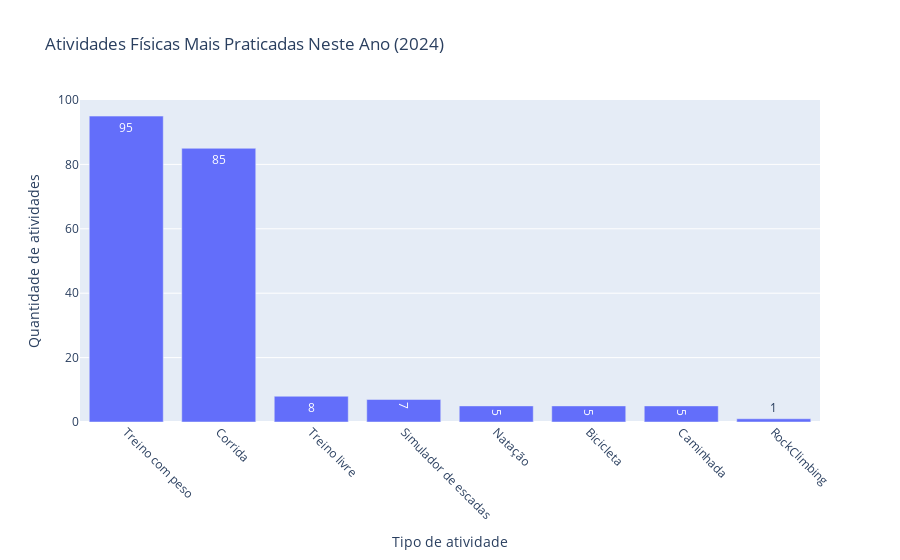

Write notebook code for a chart like this one.
### Code cell
# Contagem de atividades por tipo de esporte
contagem_atividades_ano = atividades_ano['sport_type'].value_counts().reset_index()
contagem_atividades_ano.columns = ['Tipo de atividade', 'Quantidade de atividades']

# Gráfico de barras com a contagem de atividades por tipo de esporte
fig = px.bar(contagem_atividades_ano, x='Tipo de atividade', y='Quantidade de atividades',
              title=f"Atividades Físicas Mais Praticadas Neste Ano ({pd.Timestamp('today').year})")

# Adicione rótulos de dados às barras
fig.update_traces(texttemplate='%{y}')
fig.update_layout(barmode='group', xaxis_tickangle=45)

fig.show()
fig.write_image("../reports/img/atividades2024.png")

### Figure 1 — Plotly figure (JSON) as saved in the notebook; plotly's stock layout.template omitted (floating-point values rounded to 4 significant figures)
{"data": [{"alignmentgroup": "True", "hovertemplate": "Tipo de atividade=%{x}<br>Quantidade de atividades=%{y}<extra></extra>", "legendgroup": "", "marker": {"color": "#636efa", "pattern": {"shape": ""}}, "name": "", "offsetgroup": "", "orientation": "v", "showlegend": false, "textposition": "auto", "texttemplate": "%{y}", "type": "bar", "x": ["Treino com peso", "Corrida", "Treino livre", "Simulador de escadas", "Natação", "Bicicleta", "Caminhada", "RockClimbing"], "xaxis": "x", "y": [95, 85, 8, 7, 5, 5, 5, 1], "yaxis": "y"}], "layout": {"barmode": "group", "legend": {"tracegroupgap": 0}, "title": {"text": "Atividades Físicas Mais Praticadas Neste Ano (2024)"}, "xaxis": {"anchor": "y", "domain": [0, 1], "tickangle": 45, "title": {"text": "Tipo de atividade"}}, "yaxis": {"anchor": "x", "domain": [0, 1], "title": {"text": "Quantidade de atividades"}}}}
